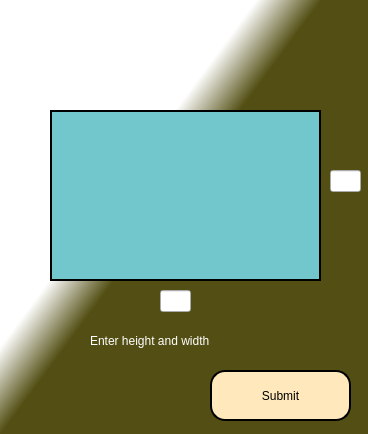
<?xml version="1.0" encoding="UTF-8"?>
<ui version="4.0">
 <class>MainWindow</class>
 <widget class="QMainWindow" name="MainWindow">
  <property name="geometry">
   <rect>
    <x>0</x>
    <y>0</y>
    <width>368</width>
    <height>434</height>
   </rect>
  </property>
  <property name="minimumSize">
   <size>
    <width>368</width>
    <height>434</height>
   </size>
  </property>
  <property name="maximumSize">
   <size>
    <width>368</width>
    <height>434</height>
   </size>
  </property>
  <property name="windowTitle">
   <string>MainWindow</string>
  </property>
  <property name="styleSheet">
   <string notr="true">QWidget#centralwidget{
background-color: qlineargradient(spread:pad, x1:0.689, y1:0.233, x2:0.578, y2:0.136273, stop:0.0945274 rgba(83, 79, 20, 255), stop:1 rgba(255, 255, 255, 255))}</string>
  </property>
  <widget class="QWidget" name="centralwidget">
   <widget class="QPushButton" name="Rectangle_Shape">
    <property name="geometry">
     <rect>
      <x>50</x>
      <y>110</y>
      <width>271</width>
      <height>171</height>
     </rect>
    </property>
    <property name="styleSheet">
     <string notr="true">
background-color: rgb(114, 199, 205);
                              border : 2px solid black
</string>
    </property>
    <property name="text">
     <string/>
    </property>
   </widget>
   <widget class="QLineEdit" name="Rectangle_Width">
    <property name="geometry">
     <rect>
      <x>160</x>
      <y>290</y>
      <width>31</width>
      <height>22</height>
     </rect>
    </property>
   </widget>
   <widget class="QLineEdit" name="Rectangle_Height">
    <property name="geometry">
     <rect>
      <x>330</x>
      <y>170</y>
      <width>31</width>
      <height>22</height>
     </rect>
    </property>
   </widget>
   <widget class="QPushButton" name="Rectangle_Submit">
    <property name="geometry">
     <rect>
      <x>210</x>
      <y>370</y>
      <width>141</width>
      <height>51</height>
     </rect>
    </property>
    <property name="styleSheet">
     <string notr="true">font: 10pt &quot;Comic Sans MS&quot;;
border-radius : 15; 
background-color: rgb(255, 233, 188);
                              border : 2px solid black
</string>
    </property>
    <property name="text">
     <string>Submit</string>
    </property>
   </widget>
   <widget class="QLabel" name="Rectangle_Label">
    <property name="geometry">
     <rect>
      <x>90</x>
      <y>320</y>
      <width>281</width>
      <height>41</height>
     </rect>
    </property>
    <property name="styleSheet">
     <string notr="true">font: 15pt &quot;Comic Sans MS&quot;;
color: rgb(255, 255, 255);</string>
    </property>
    <property name="text">
     <string>Enter height and width</string>
    </property>
   </widget>
  </widget>
 </widget>
 <resources/>
 <connections/>
</ui>
